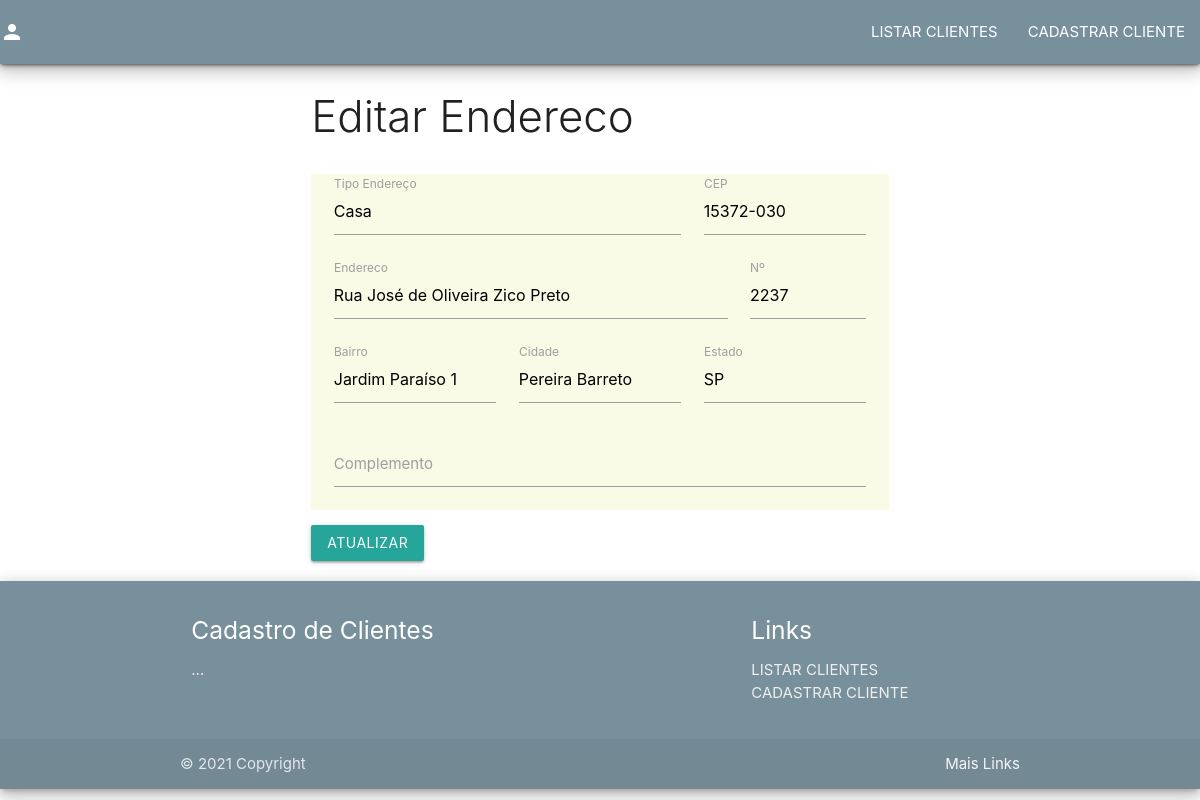
/editar_endereco.php?id=1, run on the app's committed database.
### tables this page shows
CREATE TABLE `endereco` (
  `id` int(4) NOT NULL,
  `id_cliente` int(4) NOT NULL,
  `tipo_endereco` varchar(80) DEFAULT NULL,
  `logradouro` varchar(250) DEFAULT NULL,
  `cep` varchar(9) DEFAULT NULL,
  `numero` varchar(5) DEFAULT NULL,
  `bairro` varchar(100) DEFAULT NULL,
  `estado` varchar(50) DEFAULT NULL,
  `complemento` varchar(250) DEFAULT NULL,
  `cidade` varchar(80) DEFAULT NULL
);

### editar_endereco.php (the view, shortened to what this page needs)
<?php
include_once 'php_action/db_connect.php';
include_once 'includes/header.php';
if (isset($_GET['id'])) :
    $id = mysqli_escape_string($connect, $_GET['id']);
    $sql = "SELECT * FROM endereco WHERE id = '$id'";
    $resultado = mysqli_query($connect, $sql);
    $dados = mysqli_fetch_array($resultado);
endif;
?>
<div class="row">
    <div class="col s12 m6 push-m3">
        <h3 class="light"> Editar Endereco </h3>
        <form action="php_action/update.php" method="POST">
            <div class="input-field col s12 lime lighten-5">
                <div class="input-field col s8">
                    <input type="text" name="tipo_endereco" id="tipo_endereco" value="<?php echo $dados['tipo_endereco']; ?>" minlength="2" required>
                    <label for="tipo_endereco">Tipo Endereço</label>
                </div>
                <div class="input-field col s4">
                    <input type="text" name="cep" id="cep" value="<?php echo $dados['cep']; ?>" required>
                    <label for="cep">CEP</label>
                </div>
                <div class="input-field col s9">
                    <input type="text" name="endereco" id="endereco" value="<?php echo $dados['logradouro']; ?>">
                    <label for="endereco">Endereco</label>
                </div>
                <div class="input-field col s3">
                    <input type="text" name="numero" id="numero" value="<?php echo $dados['numero']; ?>">
                    <label for="numero">Nº</label>
                </div>
                <div class="input-field col s4">
                    <input type="text" name="bairro" id="bairro" value="<?php echo $dados['bairro']; ?>">
                    <label for="bairro">Bairro</label>
                </div>
                <div class="input-field col s4">
                    <input type="text" name="cidade" id="cidade" value="<?php echo $dados['cidade']; ?>">
                    <label for="cidade">Cidade</label>
                </div>
                <div class="input-field col s4">
                    <input type="text" name="estado" id="estado" value="<?php echo $dados['estado']; ?>">
                    <label for="estado">Estado</label>
                </div>
                <div class="input-field col s12">
                    <input type="text" name="complemento" id="complemento" value="<?php echo $dados['complemento']; ?>">
                    <label for="complemento">Complemento</label>
                </div>
            </div>
            <button type="submit" name="btn-editar-endereco" class="btn"> Atualizar</button>
        </form>
    </div>
</div>
<?php
include_once 'includes/footer.php';
?>

### data on the page
endereco: tipo_endereco "Casa", cep "15372-030", endereco "Rua José de Oliveira Zico Preto", numero "2237", bairro "Jardim Paraíso 1", cidade "Pereira Barreto", estado "SP"
